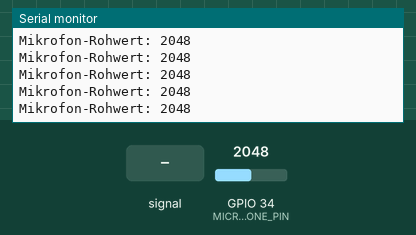
Recording of a program running on a simulated ESP32. Parts: the last lines printed to the serial monitor. The test bench sets the inputs (shaded band); at power-on: GPIO 34 (MICROPHONE_PIN) = 2048 (analog values on the 0–4095 scale).

Above: at 1.2 s.
1.3 s: GPIO 34 (MICROPHONE_PIN) fed a 200 Hz sine of ±327 counts around its level
At 1.32 s:
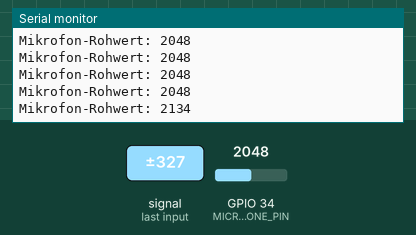
2.8 s: GPIO 34 (MICROPHONE_PIN) set to 2866
At 2.83 s:
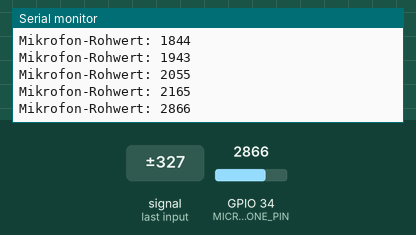
4.3 s: GPIO 34 (MICROPHONE_PIN) fed a 1000 Hz sine of ±1023 counts around its level
At 4.34 s:
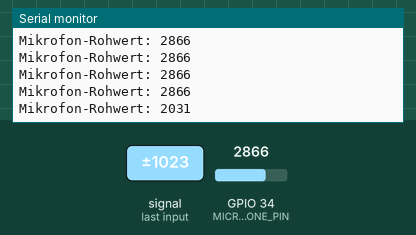
5.8 s: GPIO 34 (MICROPHONE_PIN) set to 2047
At 5.8 s:
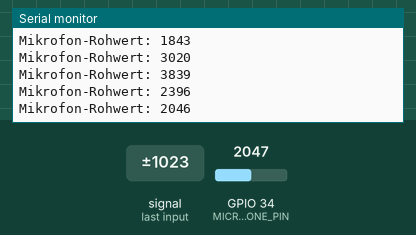
Timing chart, 0 to 8.3 s (numbered marks = the images above; inputs shaded):
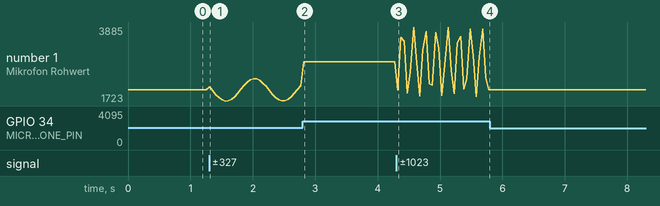

Measured:
- after the input at 1.3 s, the serial monitor: prints a new line at once (image 1)
- after the input at 2.8 s, the serial monitor: prints a new line at once (image 2)
- after the input at 4.3 s, the serial monitor: prints a new line at once (image 3)
- plotted number 1: 2048 → 2165 after the input at 1.3 s, 2165 → 2866 after the input at 2.8 s, 2866 → 2046 after the input at 4.3 s, 2046 → 2047 after the input at 5.8 s

The program:

main.cpp
```cpp
// Station: Geräuschpegel mit einem Mikrofonmodul beobachten

#include <Arduino.h>

const uint8_t MICROPHONE_PIN = 34;

void setup() {
  Serial.begin(115200);
  analogReadResolution(12);
}

void loop() {
  const int value = analogRead(MICROPHONE_PIN);
  Serial.print("Mikrofon-Rohwert: ");
  Serial.println(value);

  delay(50);
}
```
